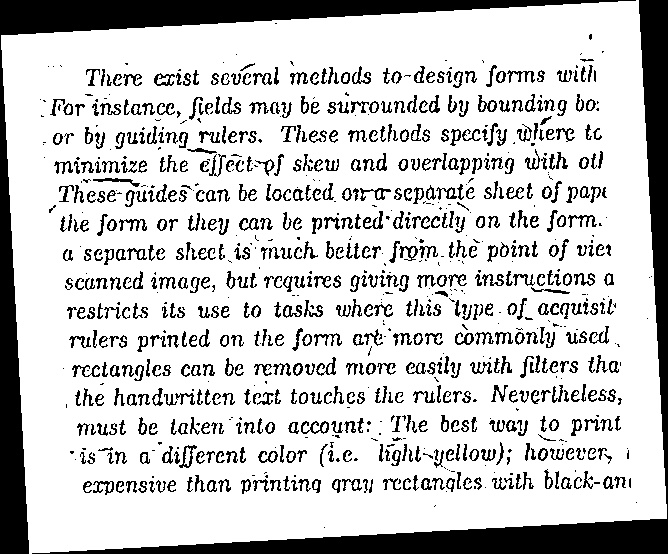
#> input picture 01-DocumentCleanup/rotated.jpg, 668 x 554 px
$ python -i post_processing.py   (imports and definitions only)
#> lines starting #> are read from the running program, lines starting #| are printed output that depends on the picture; after the words box and inside, x2 and y2 are one past the last pixel; in counts of white or black regions, pixels touching at a corner belong together
import cv2
import numpy as np

from scipy.optimize import minimize
from shapely.geometry import Point
from shapely.geometry.polygon import Polygon

def binarize_image(image, remove_noise=False):
    image = np.array(image * 255, dtype=np.uint8)
    if remove_noise:
        image = cv2.medianBlur(image, 9)

    _, bin_image = cv2.threshold(image, 0, 255, cv2.THRESH_BINARY+cv2.THRESH_OTSU)
    return bin_image


def get_corner_points(points, shape):
    references = np.array([
        [0, 0],
        [shape[1], 0],
        [0, shape[0]]
    ])
    corner_points = np.zeros((3, 2))
    best_dist = np.ones(3) * 1000
    points = np.array(points)

    for i, ref in enumerate(references):
        for p in points:
            dist = np.linalg.norm(p - ref)
            if dist < best_dist[i]:
                best_dist[i] = dist
                corner_points[i] = p

    # resize
    avg_point = np.mean(points, axis=0)
    tmp_points = (corner_points - avg_point) * 1.25
    corner_points = tmp_points + avg_point

    return corner_points


def get_approx_polygon(image, alpha=0.009):
    """Calcualte the approximate polygon based on the object contour
    """
    contours, _ = cv2.findContours(image, cv2.RETR_TREE, cv2.CHAIN_APPROX_SIMPLE)
    areas = [ cv2.contourArea(cnt) for cnt in contours ]
    contour = contours[np.argmax(areas)]
    approx = cv2.approxPolyDP(contour, alpha * cv2.arcLength(contour, True), True)
    return approx


def rectify_image(image):
    """Method responsible to rectify and binarize the input image
    """

    # Get a smoothed binary image
    bin_image = binarize_image(image, remove_noise=True)

    # Apply morphologycal operations to merge nearby letters
    kernel_size = int(np.mean(bin_image.shape) * 0.07)
    kernel = np.ones((kernel_size, ) * 2 )
    image_opened = cv2.morphologyEx(255 - bin_image, cv2.MORPH_CLOSE, kernel)

    # Get the approximated polygon (something similar to a quadrilateral)
    approx = get_approx_polygon(image_opened)
    rect = cv2.minAreaRect(approx)
    box = cv2.boxPoints(rect)
    box = np.int0(box)

    # Get corner points used to make affine transforms
    src_tri_1 = get_corner_points(box, image.shape).astype(np.float32)
    src_tri_2 = get_corner_points(np.squeeze(approx, axis=1), image.shape).astype(np.float32)
    src_tri = (src_tri_1 + src_tri_2) / 2
    dst_tri = np.array([
        [0., 0.],
        [image.shape[1], 0],
        [0, image.shape[0]],
    ]).astype(np.float32)

    # Rectify final image mask
    warp_mat = cv2.getAffineTransform(src_tri, dst_tri)
    image = binarize_image(image)
    image = cv2.warpAffine(image, warp_mat, (image.shape[1], image.shape[0]), borderValue=(255, 255, 255))

    return image

>>> import cv2
>>> picture = cv2.imread('../rotated.jpg', cv2.IMREAD_GRAYSCALE)
#> picture is the input picture: shape (554, 668); min 0, max 255, mean 201.2
>>> result = rectify_image(picture)
#> in binarize_image, `image = np.array(image * 255, dtype=np.uint8)`:
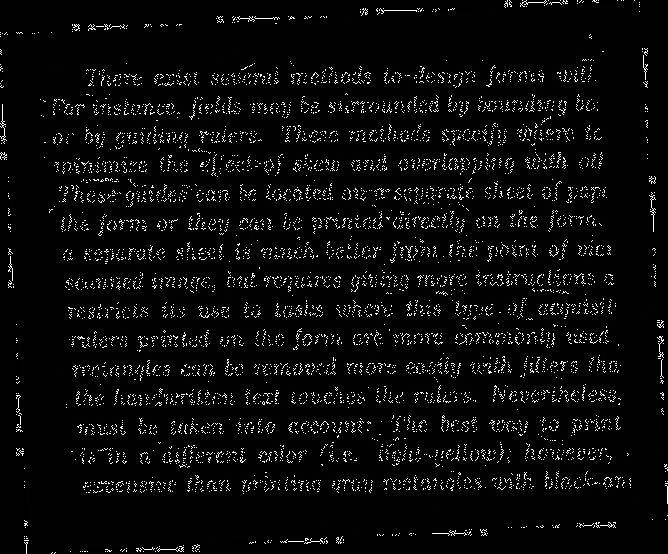
#> image: shape (554, 668); min 0, max 255, mean 12.3
#> in binarize_image, `_, bin_image = cv2.threshold(image, 0, 255, cv2.THRESH_BINARY+cv2.THRE..`:
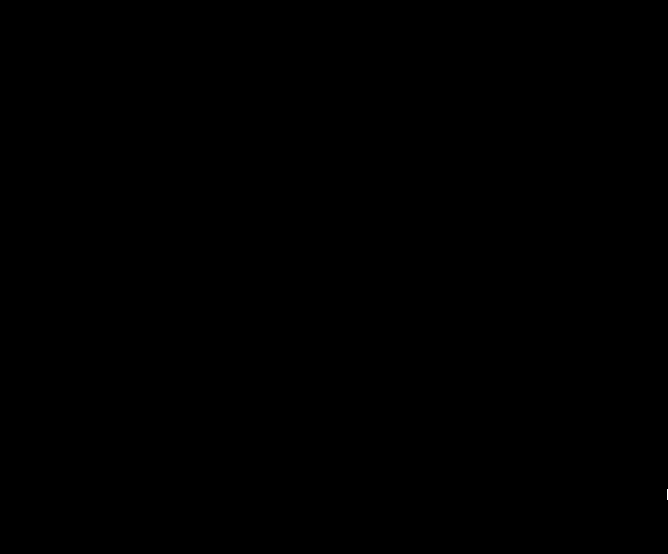
#> bin_image: shape (554, 668); 0% white in thin lines or dots, all inside (x1, y1, x2, y2) = (667, 489, 668, 500)
#> in rectify_image, `image_opened = cv2.morphologyEx(255 - bin_image, cv2.MORPH_CLOSE, kern..`: image_opened: shape (554, 668); every value is 255
#> in get_approx_polygon, `contours, _ = cv2.findContours(image, cv2.RETR_TREE, cv2.CHAIN_APPROX_..`: contours = [[[0, 0], [0, 553], [667, 553], [667, 0]]]
#> in get_approx_polygon, `areas = [ cv2.contourArea(cnt) for cnt in contours ]`: areas = [368851]
#> in get_approx_polygon, `contour = contours[np.argmax(areas)]`: contour = [[0, 0], [0, 553], [667, 553], [667, 0]]
#> in rectify_image, `rect = cv2.minAreaRect(approx)`: rect = ((333.5, 276.5), (553, 667), -90)
#> in rectify_image, `box = cv2.boxPoints(rect)`: box = [[667, 553], [-1.69e-14, 553], [0, 0], [667, 0]]
#> in rectify_image, `box = np.int0(box)`: box = [[667, 553], [0, 553], [0, 0], [667, 0]]
#> in get_corner_points, `avg_point = np.mean(points, axis=0)`: avg_point = [333.5, 276.5]
#> in get_corner_points, `tmp_points = (corner_points - avg_point) * 1.25`: tmp_points = [[-416.9, -345.6], [416.9, -345.6], [-416.9, 345.6]]
#> in get_corner_points, `corner_points = tmp_points + avg_point`: corner_points = [[-83.38, -69.12], [750.4, -69.12], [-83.38, 622.1]]
#> in rectify_image, `src_tri_1 = get_corner_points(box, image.shape).astype(np.float32)`: src_tri_1 has the same summary as corner_points in get_corner_points
#> in rectify_image, `src_tri_2 = get_corner_points(np.squeeze(approx, axis=1), image.shape)..`: src_tri_2 has the same summary as corner_points in get_corner_points
#> in rectify_image, `src_tri = (src_tri_1 + src_tri_2) / 2`: src_tri has the same summary as corner_points in get_corner_points
#> in rectify_image, `warp_mat = cv2.getAffineTransform(src_tri, dst_tri)`: warp_mat = [[0.801, 0, 66.8], [0, 0.801, 55.4]]
#> in binarize_image (call 2), `_, bin_image = cv2.threshold(image, 0, 255, cv2.THRESH_BINARY+cv2.THRE..`: bin_image: shape (554, 668); 4.4% white in thin lines or dots
#> in rectify_image, `image = cv2.warpAffine(image, warp_mat, (image.shape[1], image.shape[0..`:
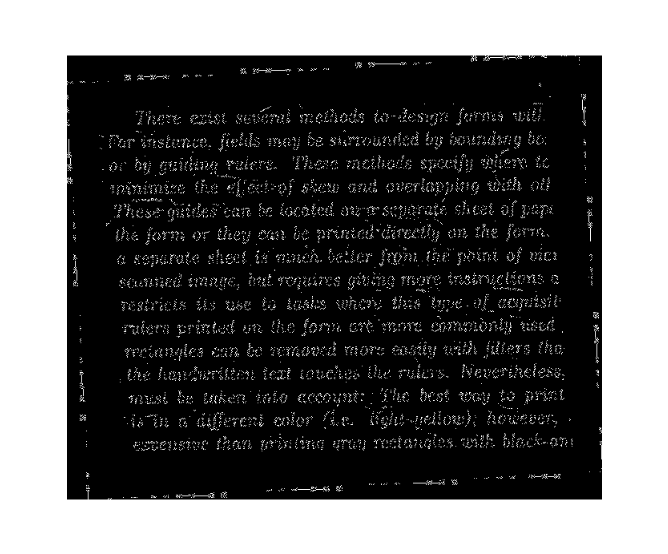
#> image: shape (554, 668); min 0, max 255, mean 98.5
